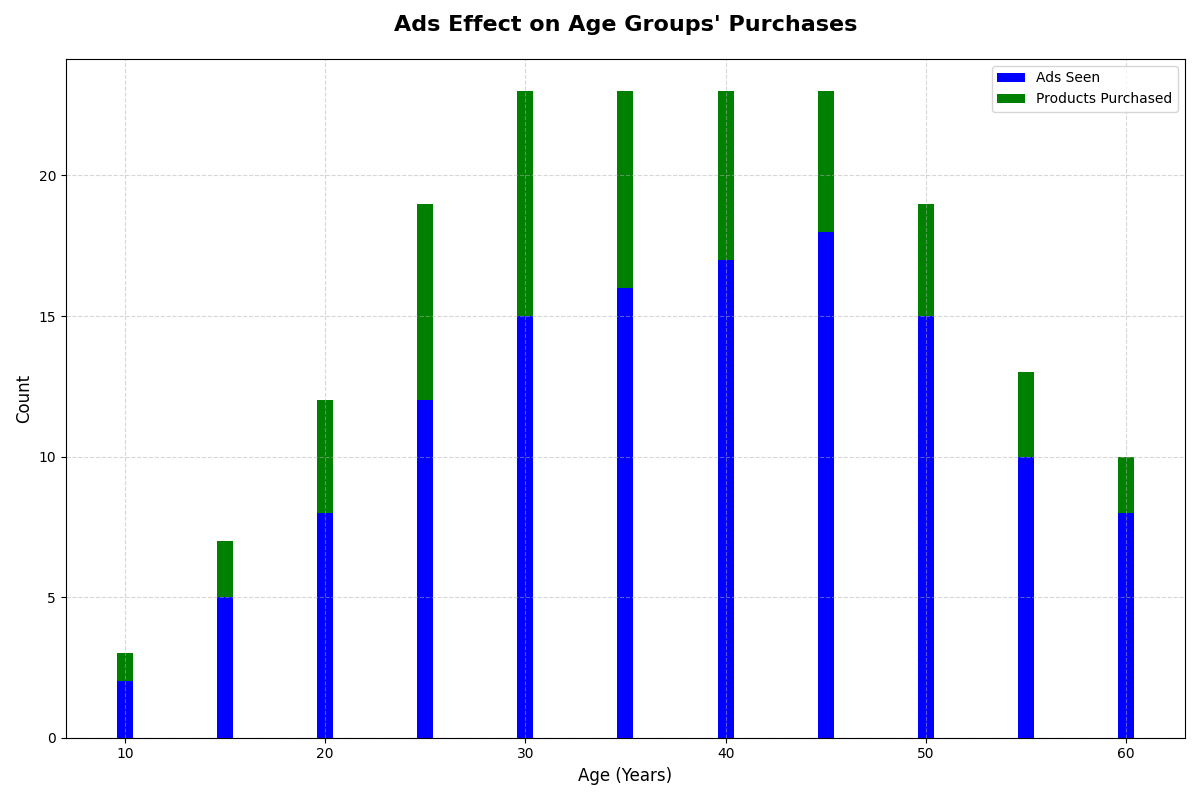

Here is the Python script that generated this plot:
import matplotlib.pyplot as plt
import numpy as np

age_groups = np.array([10, 15, 20, 25, 30, 35, 40, 45, 50, 55, 60])
ads_seen = np.array([2, 5, 8, 12, 15, 16, 17, 18, 15, 10, 8])
products_purchased = np.array([1, 2, 4, 7, 8, 7, 6, 5, 4, 3, 2])

fig, ax = plt.subplots(figsize=(12, 8))

# Creating a stacked bar chart
ax.bar(age_groups, ads_seen, label='Ads Seen', color='blue')
ax.bar(age_groups, products_purchased, bottom=ads_seen, label='Products Purchased', color='green')

ax.set_title('Ads Effect on Age Groups\' Purchases', fontsize=16, fontweight='bold', pad=20)
ax.set_xlabel('Age (Years)', fontsize=12)
ax.set_ylabel('Count', fontsize=12)
ax.legend()
ax.grid(visible=True, linestyle='--', alpha=0.5)

plt.tight_layout()
plt.show()
